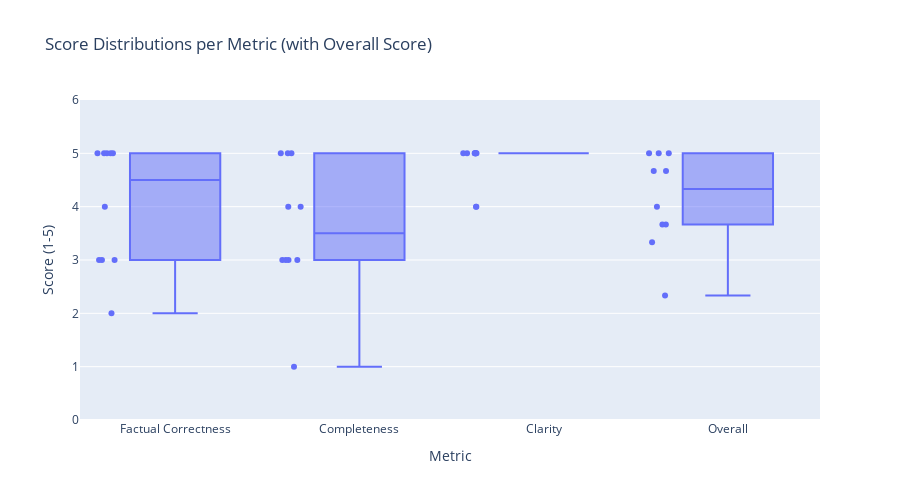

The code cell stored with this chart in its notebook:
### Code cell
import plotly.express as px
import pandas as pd

# Make sure relevant columns are numeric
numeric_cols = [
    'evaluation_factual_correctness_score', 
    'evaluation_completeness_score', 
    'evaluation_clarity_score'
]

df = final_df.copy()
for col in numeric_cols:
    df[col] = pd.to_numeric(df[col], errors='coerce')  # convert invalid to NaN

# Calculate overall average score per question
df['overall_score'] = df[numeric_cols].mean(axis=1)

# Melt DataFrame to long format (including overall score)
melted_df = df.melt(
    id_vars=['question'],
    value_vars=numeric_cols + ['overall_score'],
    var_name='Metric',
    value_name='Score'
)

# Clean up metric names for display
melted_df['Metric'] = (
    melted_df['Metric']
    .str.replace('evaluation_', '', regex=False)
    .str.replace('_score', '', regex=False)
    .str.replace('_', ' ')
    .str.title()
)

# Drop rows with missing scores (optional, if needed)
melted_df = melted_df.dropna(subset=['Score'])

# Plot boxplot
fig = px.box(
    melted_df,
    x='Metric',
    y='Score',
    points='all',  # show individual points
    hover_data=['question'],
    title='Score Distributions per Metric (with Overall Score)',
    height=500
)

fig.update_layout(
    yaxis=dict(range=[0, 6], dtick=1),
    xaxis_title='Metric',
    yaxis_title='Score (1-5)'
)

fig.show()

### Figure 1 — Plotly figure (JSON) as saved in the notebook; plotly's stock layout.template omitted (floating-point values rounded to 4 significant figures)
{"data": [{"alignmentgroup": "True", "boxpoints": "all", "customdata": [["How could challenges in hiring, retaining, and managing qualified personnel, as well as risks related to supplier relationships and commercial agreements, negatively impact Amazon’s business operations and results in 2024?"], ["What was the total lease liability for Apple Inc. as of September 28, 2024, and how did it compare to the total lease liability as of September 30, 2023?"], ["What are the key competitive challenges Cisco faced in 2024 due to market dynamics, changes in technology, and new entrants, and how did these factors impact its revenue growth and competitive positioning?"], ["Based on the Alphabet Inc. fiscal year ended December 31, 2024, what were the basic and diluted net income per share amounts for Class A, Class B, and Class C shares, and how did these compare to the previous year ended December 31, 2023?"], ["What were the key financial results reported by Meta Platforms, Inc. for the fourth quarter and full year ended December 31, 2024, including revenue, advertising revenue, cash flows, and year-over-year growth percentages?"], ["What operational and strategic challenges did Netflix, Inc. identify in its 2024 fiscal year report as it expanded its streaming service, introduced new features like games and advertising, and scaled its content production and international offerings?"], ["Question:  \nWhere, as required by law, does NVIDIA Corporation file lobbying disclosure reports in 2024, and where can information about its public policy and lobbying activities be found?"], ["What highlights or key financial metrics are included in Oracle Corporation's fiscal year 2024 Form 10-K report?"], ["How does Reddit, Inc. plan to manage the potential decline in users due to a reduction in third-party applications during the fiscal year ended December 31, 2024?"], ["Which Tesla, Inc. executives signed the company's annual report for the fiscal year ended December 31, 2024, and what were their titles at the time?[1]"], ["How could challenges in hiring, retaining, and managing qualified personnel, as well as risks related to supplier relationships and commercial agreements, negatively impact Amazon’s business operations and results in 2024?"], ["What was the total lease liability for Apple Inc. as of September 28, 2024, and how did it compare to the total lease liability as of September 30, 2023?"], ["What are the key competitive challenges Cisco faced in 2024 due to market dynamics, changes in technology, and new entrants, and how did these factors impact its revenue growth and competitive positioning?"], ["Based on the Alphabet Inc. fiscal year ended December 31, 2024, what were the basic and diluted net income per share amounts for Class A, Class B, and Class C shares, and how did these compare to the previous year ended December 31, 2023?"], ["What were the key financial results reported by Meta Platforms, Inc. for the fourth quarter and full year ended December 31, 2024, including revenue, advertising revenue, cash flows, and year-over-year growth percentages?"], ["What operational and strategic challenges did Netflix, Inc. identify in its 2024 fiscal year report as it expanded its streaming service, introduced new features like games and advertising, and scaled its content production and international offerings?"], ["Question:  \nWhere, as required by law, does NVIDIA Corporation file lobbying disclosure reports in 2024, and where can information about its public policy and lobbying activities be found?"], ["What highlights or key financial metrics are included in Oracle Corporation's fiscal year 2024 Form 10-K report?"], ["How does Reddit, Inc. plan to manage the potential decline in users due to a reduction in third-party applications during the fiscal year ended December 31, 2024?"], ["Which Tesla, Inc. executives signed the company's annual report for the fiscal year ended December 31, 2024, and what were their titles at the time?[1]"], ["How could challenges in hiring, retaining, and managing qualified personnel, as well as risks related to supplier relationships and commercial agreements, negatively impact Amazon’s business operations and results in 2024?"], ["What was the total lease liability for Apple Inc. as of September 28, 2024, and how did it compare to the total lease liability as of September 30, 2023?"], ["What are the key competitive challenges Cisco faced in 2024 due to market dynamics, changes in technology, and new entrants, and how did these factors impact its revenue growth and competitive positioning?"], ["Based on the Alphabet Inc. fiscal year ended December 31, 2024, what were the basic and diluted net income per share amounts for Class A, Class B, and Class C shares, and how did these compare to the previous year ended December 31, 2023?"], ["What were the key financial results reported by Meta Platforms, Inc. for the fourth quarter and full year ended December 31, 2024, including revenue, advertising revenue, cash flows, and year-over-year growth percentages?"], ["What operational and strategic challenges did Netflix, Inc. identify in its 2024 fiscal year report as it expanded its streaming service, introduced new features like games and advertising, and scaled its content production and international offerings?"], ["Question:  \nWhere, as required by law, does NVIDIA Corporation file lobbying disclosure reports in 2024, and where can information about its public policy and lobbying activities be found?"], ["What highlights or key financial metrics are included in Oracle Corporation's fiscal year 2024 Form 10-K report?"], ["How does Reddit, Inc. plan to manage the potential decline in users due to a reduction in third-party applications during the fiscal year ended December 31, 2024?"], ["Which Tesla, Inc. executives signed the company's annual report for the fiscal year ended December 31, 2024, and what were their titles at the time?[1]"], ["How could challenges in hiring, retaining, and managing qualified personnel, as well as risks related to supplier relationships and commercial agreements, negatively impact Amazon’s business operations and results in 2024?"], ["What was the total lease liability for Apple Inc. as of September 28, 2024, and how did it compare to the total lease liability as of September 30, 2023?"], ["What are the key competitive challenges Cisco faced in 2024 due to market dynamics, changes in technology, and new entrants, and how did these factors impact its revenue growth and competitive positioning?"], ["Based on the Alphabet Inc. fiscal year ended December 31, 2024, what were the basic and diluted net income per share amounts for Class A, Class B, and Class C shares, and how did these compare to the previous year ended December 31, 2023?"], ["What were the key financial results reported by Meta Platforms, Inc. for the fourth quarter and full year ended December 31, 2024, including revenue, advertising revenue, cash flows, and year-over-year growth percentages?"], ["What operational and strategic challenges did Netflix, Inc. identify in its 2024 fiscal year report as it expanded its streaming service, introduced new features like games and advertising, and scaled its content production and international offerings?"], ["Question:  \nWhere, as required by law, does NVIDIA Corporation file lobbying disclosure reports in 2024, and where can information about its public policy and lobbying activities be found?"], ["What highlights or key financial metrics are included in Oracle Corporation's fiscal year 2024 Form 10-K report?"], ["How does Reddit, Inc. plan to manage the potential decline in users due to a reduction in third-party applications during the fiscal year ended December 31, 2024?"], ["Which Tesla, Inc. executives signed the company's annual report for the fiscal year ended December 31, 2024, and what were their titles at the time?[1]"]], "hovertemplate": "Metric=%{x}<br>Score=%{y}<br>question=%{customdata[0]}<extra></extra>", "legendgroup": "", "marker": {"color": "#636efa"}, "name": "", "notched": false, "offsetgroup": "", "orientation": "v", "showlegend": false, "type": "box", "x": ["Factual Correctness", "Factual Correctness", "Factual Correctness", "Factual Correctness", "Factual Correctness", "Factual Correctness", "Factual Correctness", "Factual Correctness", "Factual Correctness", "Factual Correctness", "Completeness", "Completeness", "Completeness", "Completeness", "Completeness", "Completeness", "Completeness", "Completeness", "Completeness", "Completeness", "Clarity", "Clarity", "Clarity", "Clarity", "Clarity", "Clarity", "Clarity", "Clarity", "Clarity", "Clarity", "Overall", "Overall", "Overall", "Overall", "Overall", "Overall", "Overall", "Overall", "Overall", "Overall"], "x0": " ", "xaxis": "x", "y": [3.0, 4.0, 3.0, 2.0, 5.0, 5.0, 5.0, 5.0, 5.0, 3.0, 3.0, 3.0, 3.0, 1.0, 4.0, 5.0, 4.0, 5.0, 5.0, 3.0, 4.0, 5.0, 5.0, 4.0, 5.0, 5.0, 5.0, 5.0, 5.0, 5.0, 3.333, 4.0, 3.667, 2.333, 4.667, 5.0, 4.667, 5.0, 5.0, 3.667], "y0": " ", "yaxis": "y"}], "layout": {"boxmode": "group", "height": 500, "legend": {"tracegroupgap": 0}, "title": {"text": "Score Distributions per Metric (with Overall Score)"}, "xaxis": {"anchor": "y", "domain": [0, 1], "title": {"text": "Metric"}}, "yaxis": {"anchor": "x", "domain": [0, 1], "dtick": 1, "range": [0, 6], "title": {"text": "Score (1-5)"}}}}
